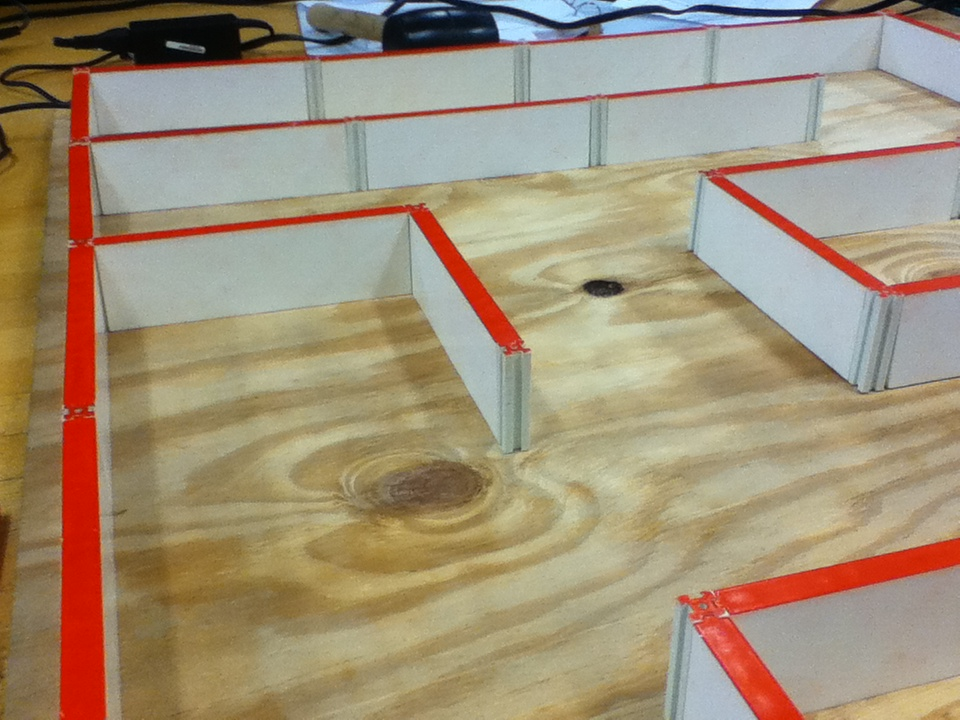
#> input picture data/m7/IMG_0290.JPG, 960 x 720 px
$ python stitch.py   (older library calls are emulated)
#> lines starting #> are read from the running program, lines starting #| are printed output that depends on the picture; after the words box and inside, x2 and y2 are one past the last pixel; in counts of white or black regions, pixels touching at a corner belong together
#> further down, base_img is the input picture: shape (720, 960, 3); mean B, G, R 119.6, 144.7, 161
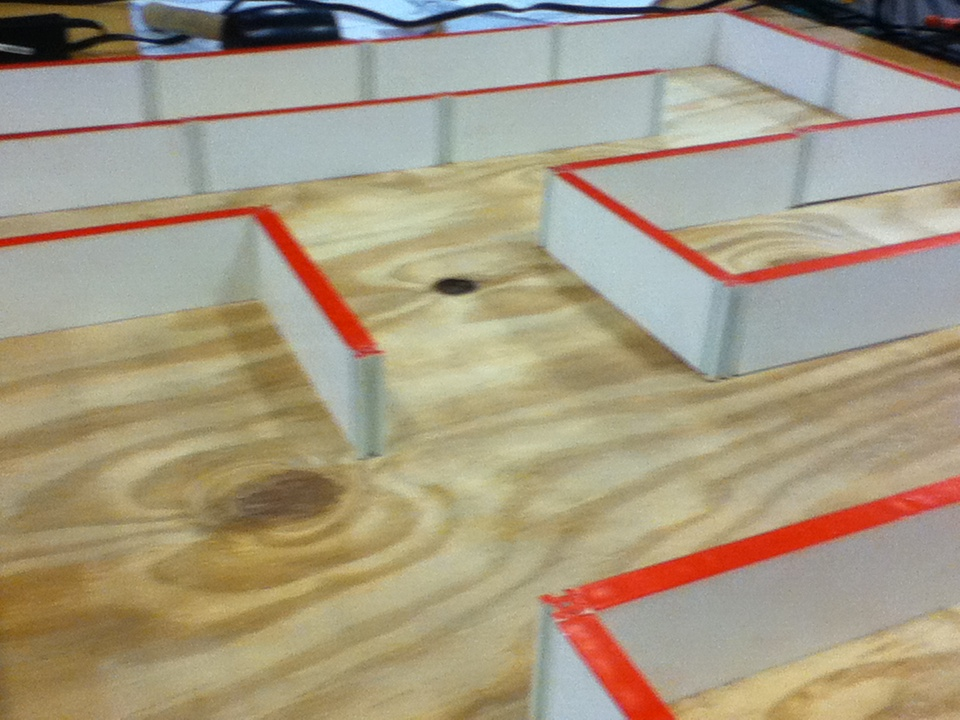
#> input picture data/m7/IMG_0291.JPG, 960 x 720 px
#> further down, add_img is the input picture: shape (720, 960, 3); mean B, G, R 130.7, 154, 165.7
# Note: This file is a modified version of https://github.com/cbuntain/stitcher

import cv2
import math
import numpy as np
from numpy import linalg

def findDimensions(image, homography):

    base_p1 = np.ones(3, np.float32)
    base_p2 = np.ones(3, np.float32)
    base_p3 = np.ones(3, np.float32)
    base_p4 = np.ones(3, np.float32)

    (y, x) = image.shape[:2]

    base_p1[:2] = [0,0]
    base_p2[:2] = [x,0]
    base_p3[:2] = [0,y]
    base_p4[:2] = [x,y]

    max_x = None
    max_y = None
    min_x = None
    min_y = None

    for pt in [base_p1, base_p2, base_p3, base_p4]:

        hp = np.matrix(homography, np.float32) * np.matrix(pt, np.float32).T
        hp_arr = np.array(hp, np.float32)
        normal_pt = np.array([hp_arr[0]/hp_arr[2], hp_arr[1]/hp_arr[2]], np.float32)

        if ( max_x == None or normal_pt[0,0] > max_x ):
            max_x = normal_pt[0,0]
        if ( max_y == None or normal_pt[1,0] > max_y ):
            max_y = normal_pt[1,0]
        if ( min_x == None or normal_pt[0,0] < min_x ):
            min_x = normal_pt[0,0]
        if ( min_y == None or normal_pt[1,0] < min_y ):
            min_y = normal_pt[1,0]

    min_x = min(0, min_x)
    min_y = min(0, min_y)

    return (min_x, min_y, max_x, max_y)

# Stitch the add_img onto the base_img
def stitch(base_img, add_img):

    base_img_blur = cv2.GaussianBlur(cv2.cvtColor(base_img.copy(), cv2.COLOR_BGR2GRAY), (5,5), 0)
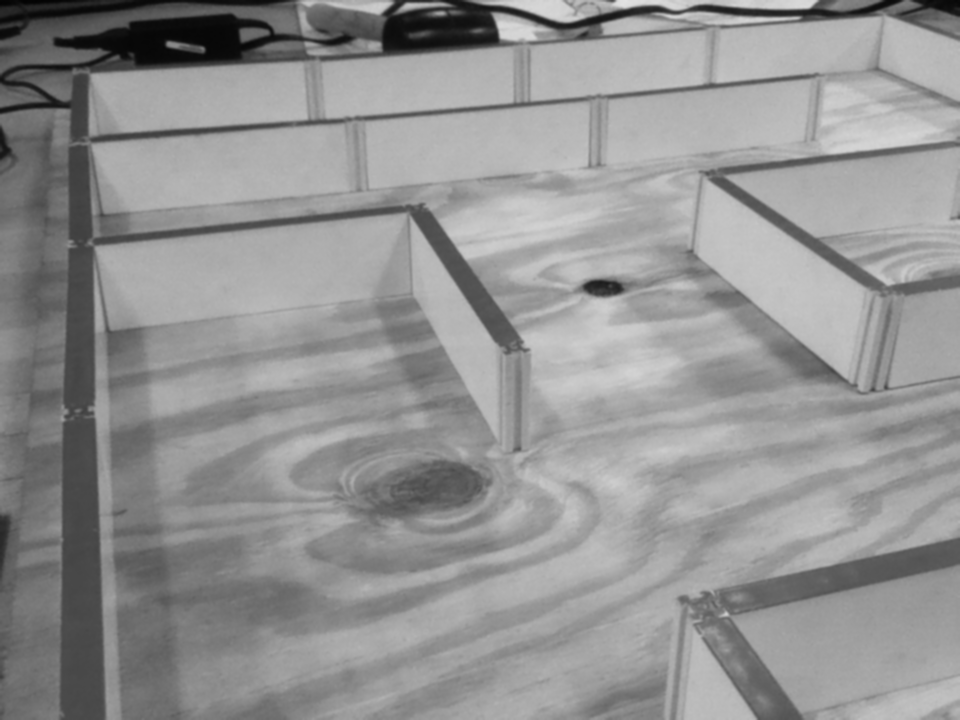
#> base_img_blur: shape (720, 960); min 3, max 227, mean 146.7

    # Use the SIFT feature detector to find key points in base image for motion estimation
    detector = cv2.SIFT()
    base_features, base_descs = detector.detectAndCompute(base_img_blur, None)
#> base_features = 469 keypoints; strongest (x, y, size): (601, 287, 16.4), (508, 28, 14.9), (171, 44, 6.2), (806, 14, 9.9)

    # Parameters for nearest-neighbor matching
    FLANN_INDEX_KDTREE = 1
    flann_params = dict(algorithm = FLANN_INDEX_KDTREE, trees = 5)
    matcher = cv2.FlannBasedMatcher(flann_params, {})

    # Get matching information for stitching
    add_img_blur = cv2.GaussianBlur(cv2.cvtColor(add_img.copy(), cv2.COLOR_BGR2GRAY), (5,5), 0)
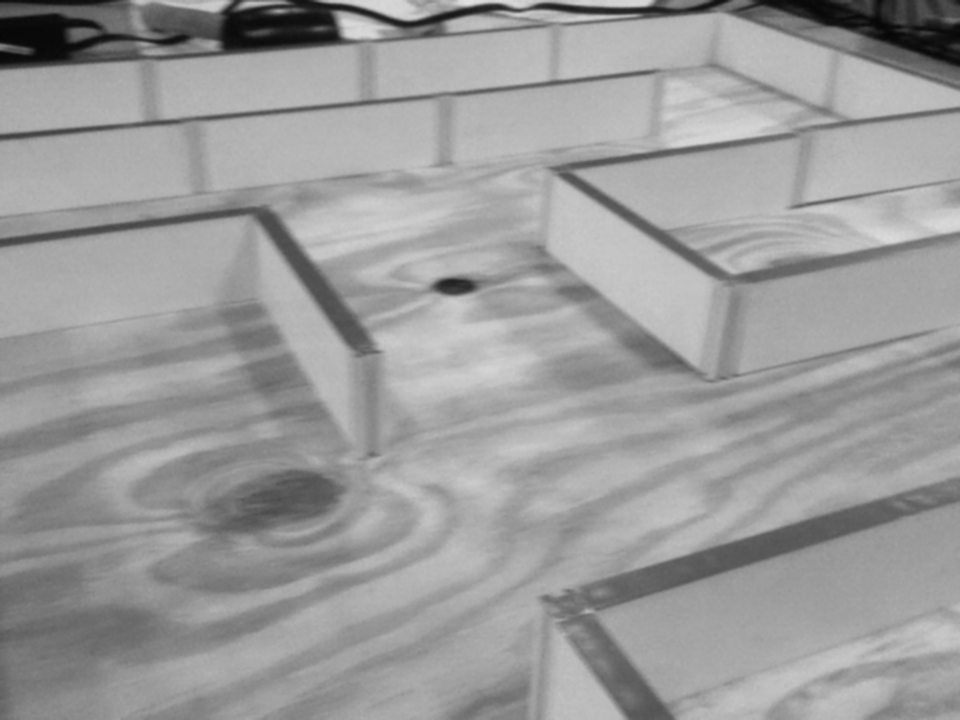
#> add_img_blur: shape (720, 960); min 6, max 225, mean 154.9
    next_features, next_descs = detector.detectAndCompute(add_img_blur, None)
#> next_features = 193 keypoints; strongest (x, y, size): (453, 286, 16.3), (333, 37, 12.5), (433, 24, 18.6), (47, 43, 37)
    matches = matcher.knnMatch(next_descs, trainDescriptors=base_descs, k=2)
#> matches = 193 matches
    matches_subset = [m[0] for m in matches if len(m) == 2 and m[0].distance < 0.75*m[1].distance]
#> matches_subset = 98 matches

    # Find the homorgraphy from matched points
    kp1 = [base_features[match.trainIdx] for match in matches_subset]
#> kp1 = 98 keypoints; strongest (x, y, size): (601, 287, 16.4), (491, 39, 12.3), (589, 27, 19.4), (221, 43, 35.1)
    kp2 = [next_features[match.queryIdx] for match in matches_subset]
#> kp2 = 98 keypoints; strongest (x, y, size): (453, 286, 16.3), (333, 37, 12.5), (433, 24, 18.6), (47, 43, 37)
    p1 = np.array([k.pt for k in kp1])
#> p1 = 98 pairs, first value 133.3 to 953.5, second value 6.89 to 704.2
    p2 = np.array([k.pt for k in kp2])
#> p2 = 98 pairs, first value 24.57 to 880.3, second value 4.86 to 692.2
    H, status = cv2.findHomography(p1, p2, cv2.RANSAC, 5.0)
#> H = [[1.13, 0.0185, -203.2], [0.000829, 1.07, -2.29], [0.000129, -3.15e-05, 1]]; status = 98 values, max 1 at index 0, min 0 at index 2, mean 0.959

    # Once we have the homography, generate the composite image

    H = H / H[2,2]
    H_inv = linalg.inv(H)
#> H_inv = [[0.862, -0.00976, 175.1], [-0.000906, 0.936, 1.95], [-0.000111, 3.08e-05, 0.977]]

    (min_x, min_y, max_x, max_y) = findDimensions(add_img_blur, H_inv)
#> the loop in findDimensions, `for pt in [base_p1, base_p2, base_p3, base_p4]: ` made 4 passes
#> (hp_arr, max_x, max_y, min_x, min_y) on pass 1: ([175.1, 1.95, 0.977], 179.1, 2, 179.1, 2)
#> (hp_arr, normal_pt, max_y, min_x) on pass 3: ([168, 675.8, 1], [168.1, 676.1], 676.1, 168.1)
#> after the loop in findDimensions, `for pt in [base_p1, base_p2, base_p3, base_p4]:`: max_x = 1151.1; max_y = 756; min_x = 168.1; min_y = 1.25
#> in findDimensions, `min_x = min(0, min_x)`: min_x = 0
#> min_x = 0; min_y = 0; max_x = 1151.1; max_y = 756

    # Adjust max_x and max_y by base img size
    max_x = max(max_x, base_img_blur.shape[1])
    max_y = max(max_y, base_img_blur.shape[0])

    move_h = np.matrix(np.identity(3), np.float32)

    if ( min_x < 0 ):
        move_h[0,2] += -min_x
        max_x += -min_x

    if ( min_y < 0 ):
        move_h[1,2] += -min_y
        max_y += -min_y

    mod_inv_h = move_h * H_inv
#> mod_inv_h has the same summary as H_inv

    img_w = int(math.ceil(max_x))
#> img_w = 1152
    img_h = int(math.ceil(max_y))
#> img_h = 756

    # Warp the new image given the homography from the old image
    base_img_warp = cv2.warpPerspective(base_img, move_h, (img_w, img_h))
    next_img_warp = cv2.warpPerspective(add_img, mod_inv_h, (img_w, img_h))

    # Put the base image on an enlarged palette
    enlarged_base_img = np.zeros((img_h, img_w, 3), np.uint8)

    # Create a mask from the warped image for constructing masked composite
    (ret,data_map) = cv2.threshold(cv2.cvtColor(next_img_warp, cv2.COLOR_BGR2GRAY),
        0, 255, cv2.THRESH_BINARY)
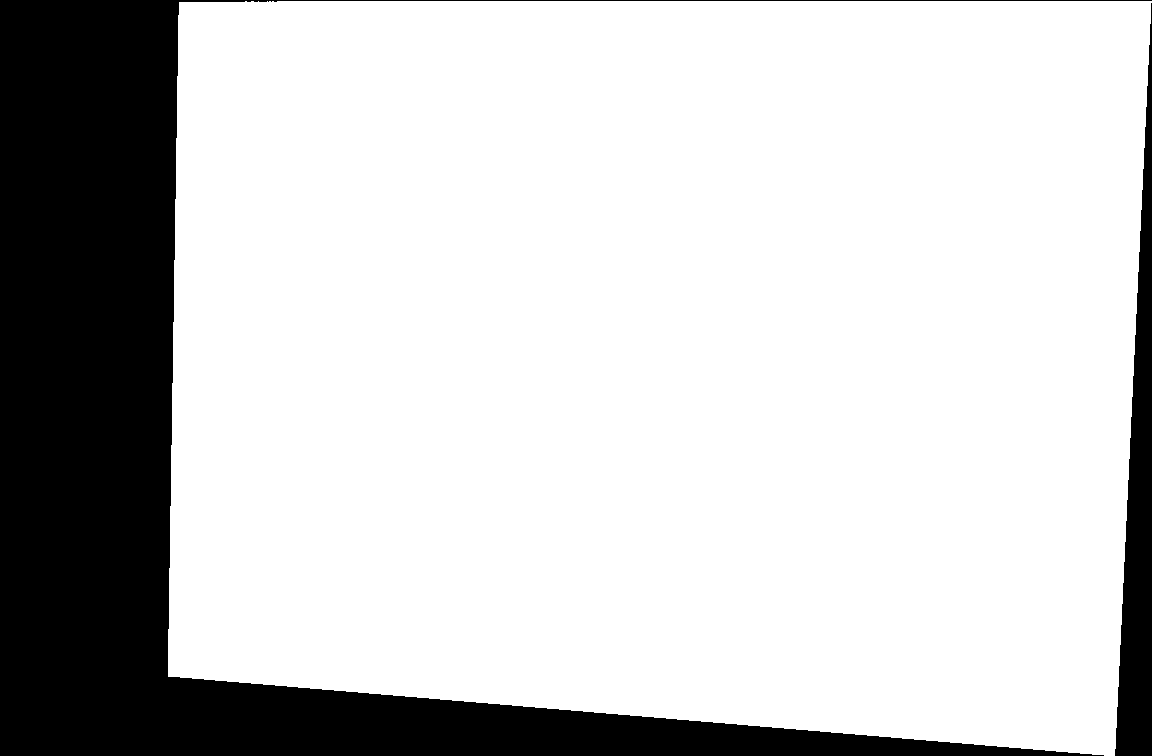
#> data_map: shape (756, 1152); 79% white; 2 black regions, box (x1, y1, x2, y2) and area: (0, 0, 1152, 756) 169044, (1115, 3, 1152, 756) 14060

    enlarged_base_img = cv2.add(enlarged_base_img, base_img_warp,
                                mask=np.bitwise_not(data_map), dtype=cv2.CV_8U)

    # Now add the warped image
    final_img = cv2.add(enlarged_base_img, next_img_warp, dtype=cv2.CV_8U)

    # Crop off the black edges
    final_gray = cv2.cvtColor(final_img, cv2.COLOR_BGR2GRAY)
    _, thresh = cv2.threshold(final_gray, 1, 255, cv2.THRESH_BINARY)
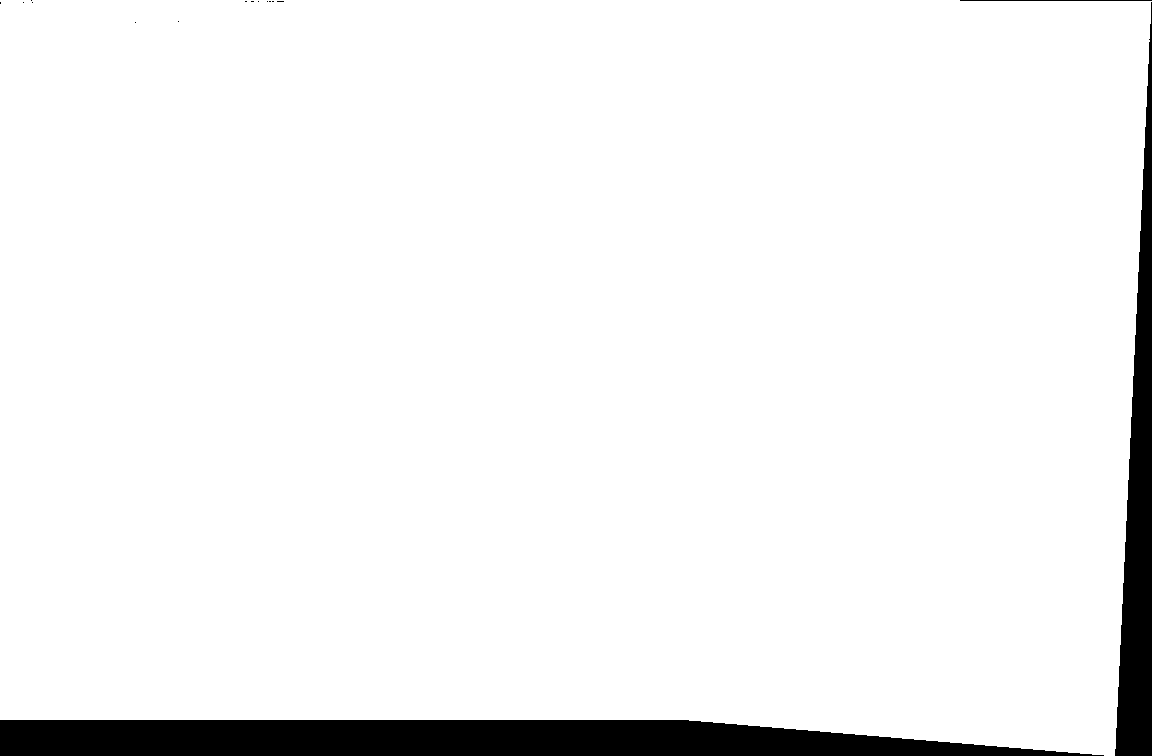
#> thresh: shape (756, 1152); 94.7% white; 16 black regions (13 under 20 px)
    contours, _ = cv2.findContours(thresh, cv2.RETR_EXTERNAL, cv2.CHAIN_APPROX_NONE)
#> contours = 1 contour; box (x1, y1, x2, y2) and area: (0, 0, 1152, 756) 822506

    max_area = 0
    best_rect = (0,0,0,0)

    for cnt in contours:
        x,y,w,h = cv2.boundingRect(cnt)
        deltaHeight = h-y
        deltaWidth = w-x
        area = deltaHeight * deltaWidth
        if ( area > max_area and deltaHeight > 0 and deltaWidth > 0):
            max_area = area
            best_rect = (x,y,w,h)
#> this loop made 1 pass
#> (x, y, w, h, deltaHeight, deltaWidth, area, max_area) on pass 1: (0, 0, 1152, 756, 756, 1152, 870912, 870912)
#> after the loop, max_area = 870912

    if (max_area > 0):
        final_img = final_img[best_rect[1]:best_rect[1]+best_rect[3],
                              best_rect[0]:best_rect[0]+best_rect[2]]
    return final_img

# Demo
if __name__ == '__main__':
    base_img = cv2.imread('../data/m7/IMG_0290.JPG')
    add_img = cv2.imread('../data/m7/IMG_0291.JPG')
    cv2.imshow('Stitch', stitch(base_img, add_img))
    cv2.waitKey()
